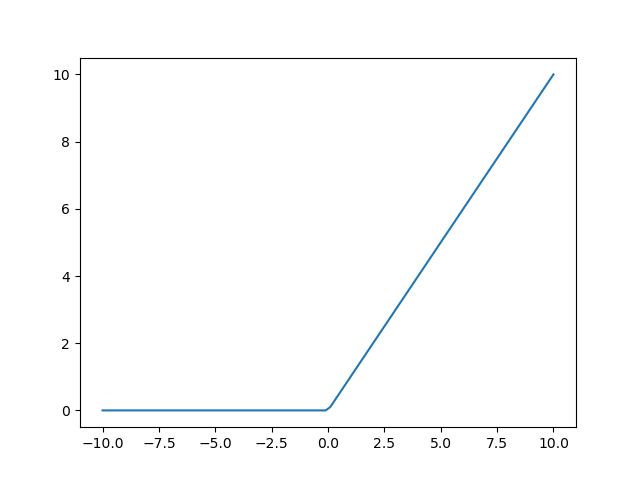

This chart was generated by the following Python code:
import numpy as np
import matplotlib.pyplot as plt


def ReLU(x):
    return np.maximum(0, x)


def generate_graph(x, save_graph=False):
    plt.plot(x, ReLU(x))
    if save_graph:
        plt.savefig("ReLU.jpg")
    else:
        plt.show()


def main():
    print("Generating graph")
    save_graph = False  # save the graph (true) or show (false)
    generate_graph(np.linspace(-10, 10, 100), save_graph=save_graph)


if __name__ == "__main__":
    main()
